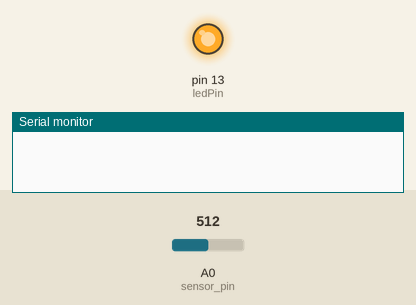
The sketch below on a simulated Arduino Uno, built with avr-gcc and run on an emulated ATmega328P. Shown: output pins drawn as LEDs (lit = HIGH), the last lines printed to the serial monitor. The inputs (shaded band) are chosen by the test bench; at power-on: A0 (sensor_pin) = 512. The modem accepts every AT command (registered, SIM ready, sends succeed) and sends nothing else.

Above: at 0.1 s.
At 3.4 s:
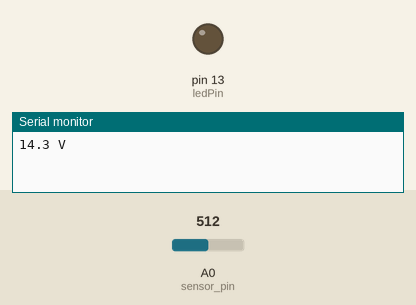
Timing chart, 0 to 8.6 s (numbered marks = the images above):
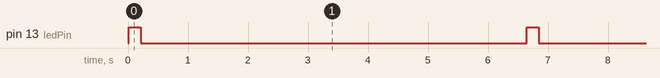

Measured:
- by itself, pin 13 (ledPin): alternates HIGH for 0.20 s and LOW for 6.4 s

The sketch:

Arduino_ESP8266_API.ino
```cpp
#include <SoftwareSerial.h>

// LED
int ledPin = 13;
int sensor_pin=A0;  // variable for sensor
float sample=0;
float bat_volt =0;     // for temperature

// replace with your channel's thingspeak API key
String apiKey = "VLHI36ZQB8YU4JA7";

// connect 2 to TX of Serial USB
// connect 3 to RX of serial USB
SoftwareSerial ser(2,3); // RX, TX

// this runs once
void setup() {
  // initialize the digital pin as an output.
  pinMode(ledPin, OUTPUT);

  // enable debug serial
  Serial.begin(9600);
  // enable software serial
  ser.begin(9600);

  // reset ESP8266
  ser.println("AT+RST");
}


// the loop
void loop() {

  // blink LED on board
  digitalWrite(ledPin, HIGH);
  delay(200);
  digitalWrite(ledPin, LOW);

  voltage();
  esp_8266();
}
void voltage()
{
    sample=0;
  for(int i=0;i<150;i++)
  {
    sample+=analogRead(sensor_pin);  //read the value from the sensor
    delay(2);
  }
  sample=sample/150;
  bat_volt = sample*(4.76/1024)*(12/2); // R1+R2/R2 // R1=10k and R2=2k


}
void esp_8266()
{
 // convert to string
  char buf[32];
  String strVolt = dtostrf( bat_volt, 4, 1, buf);
  Serial.print(strVolt);
  Serial.println(" V");
  // TCP connection
  String cmd = "AT+CIPSTART=\"TCP\",\"";
  cmd += "184.106.153.149"; // api.thingspeak.com
  cmd += "\",80";
  ser.println(cmd);

  if(ser.find("Error")){
    Serial.println("AT+CIPSTART error");
    return;
  }

  // prepare GET string
  String getStr = "GET /update?api_key=";
  getStr += apiKey;
  getStr +="&field1=";
  getStr += String(strVolt);
  getStr += "\r\n\r\n";

  // send data length
  cmd = "AT+CIPSEND=";
  cmd += String(getStr.length());
  ser.println(cmd);

  if(ser.find(">")){
    ser.print(getStr);
  }
  else{
    ser.println("AT+CIPCLOSE");
    // alert user
    Serial.println("AT+CIPCLOSE");
  }

  // thingspeak needs 15 sec delay between updates
  delay(5000);
}
```
